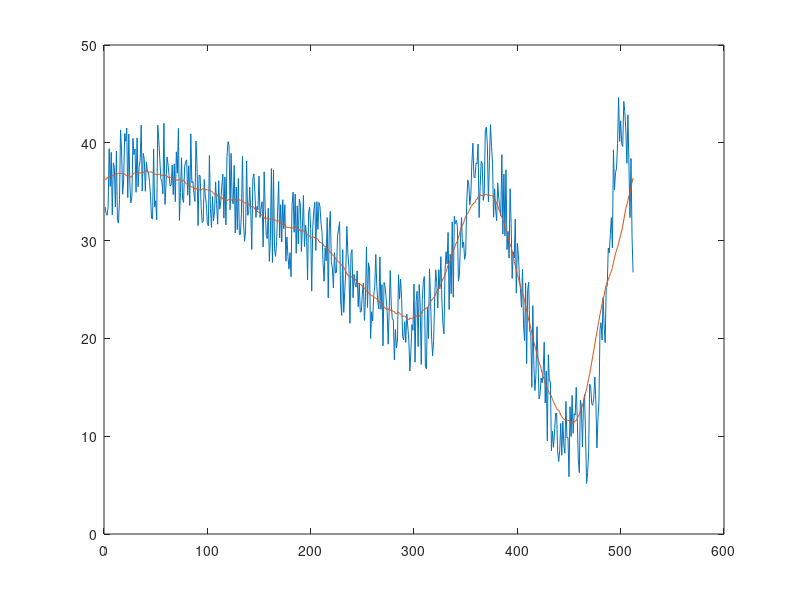

MATLAB code to generate this figure: (Note: this script raises an error after producing the figure.)
function peakFinderTest()
gauss = @(x, a, b, c)( a*exp(-c.*(x-b).^2));


x = 1:512;

going2 = true;


    f = figure;
    a = axes;
    
while going2
    y = gauss(1:512, 20+rand*20, rand*512, 1/(100 + 200*rand)^2) + gauss(1:512, 20+rand*20, rand*512, 1/(10 + 20*rand)^2) + gauss(1:512, 20+rand*20, rand*512, 1/(40 + 0*rand)^2) + 10*rand([1, 512]);
    hold off
    plot(a, x, y)
    hold on
    % plot(a, diff(y))
    % plot(a, y(1:2:end) + y(2:2:end))
    % plot(a, y(1:4:end) + y(2:4:end) + y(3:4:end) + y(4:4:end))

%     std(y)

    % bins  = length(y);
    ii = 1;
    div = 1;

    going = true;
    
    y2 = y;
    
    std1 = std(y - movmean(y, length(y)/2));

%     while going
%     %     x2 = linspace(1, length(y), length(y)/div) %histcounts(x, length(y)/div)/div
%     %     y2 = histcounts(y, length(y)/div);
% 
%     %     y2 = discretize(y, linspace(1, length(y), length(y)/div + 1))
%         y2 = .5*y2 + movmean(y, div);
% 
%         [pks{ii}, locs{ii}, wids{ii}] = findpeaks(y2, x, 'MinPeakWidth', 5, 'MinPeakProminence', std1, 'SortStr', 'ascend','Annotate','extents','WidthReference','halfheight'); % 
% 
%     plot(x, y2);
%         hold on
%         plot(a, locs{ii},pks{ii},'o','MarkerSize',ii*4)
%     pause(1);
% 
%         length(pks{ii});
% 
%         going = (length(pks{ii}) > 1 || ii < 8) && ~isempty(pks{ii});
%     %     going = ii < 5;
% 
%         ii = ii + 1;
% 
%     %     bins = bins/2
%         div = div*2;
%     end

    plot(x, movmean(y, round(length(y)/10)));
    pause(.1);
    
    pks = []
    
    prom = std1*3
    
    while isempty(pks)
        [pks, locs, wids] = findpeaks(movmean([min(y) y min(y)], round(length(y)/10)), [0 x max(x)+1], 'MinPeakWidth', 3, 'MinPeakProminence', prom, 'SortStr', 'descend')
        prom = prom*.5
    end
    
    [X, ~] = myMeanAdvanced(y', x', 0);
    
    plot([X,X], [min(y)-5, max(y)+5]);
    
%     locs = locs(1) - 1;
%     X = locs(1);
%     
%     plot([X,X], [min(y)-5, max(y)+5]);
%     
%     rx = round(abs(x(end) - x(1))/20)
%     [~, m] = max(y);
%     
%     smally = (x > x(m) - rx & x < x(m) + rx)
%     [~, sm] = max(movmean(y(smally),rx));
%     sx = x(smally);
%     X = sx(sm);
%     
%     
%     plot([X,X], [min(y)-5, max(y)+5]);
    
%     ft = fittype('a*exp(-((x-b)^2)/c)');
%     
%     cf = fit(x', y', ft, 'StartPoint', [pks(1), locs(1), wids(1)], 'Lower', [0, min(x), 0], 'Upper', [2*(max(y) - min(y)), max(x), Inf]);
%     
%     vals = coeffvalues(cf)
%     
%     plot(x, y2);
%     plot(cf);
%     if isempty(locs{ii-1})
%         X = locs{ii-2}(1);
%     else
%         X = locs{ii-1};
%     end
%     X = vals(2);
%     
%     plot([X,X], [min(y)-5, max(y)+5]);
            
    pause(1);
end
end



    function [x, y] = myMean(data, X, Y)
        % Note that this will yield an error if data is all zero. This is purposeful.
        % New Method
        dim = size(data);
        
        data = data ~= 0;
    
        data = imdilate(data, strel('diamond', 2));

        [labels, ~] = bwlabel(data, 8);
        measurements = regionprops(labels, 'Area', 'Centroid');
        areas = [measurements.Area];
        [~, indexes] = sort(areas, 'descend');

        centroid = measurements(indexes(1)).Centroid;
        
        if sum(dim == 1) == 1
            x = linInterp(1, X(1), dim(1), X(dim(1)), max(centroid));
            y = 0;
        else
            x = linInterp(1, X(1), dim(2), X(dim(2)), centroid(1));
            y = linInterp(1, Y(1), dim(1), Y(dim(1)), centroid(2));
        end
    
        % Old Method
        % Calculates the centroid.
%         total = sum(sum(data));
%         dim = size(data);
%         x = sum(data*((X((length(X)-dim(2)+1):end))'))/total;
%         y = sum((Y((length(Y)-dim(1)+1):end))*data)/total;
    end
    function [x, y] = myMeanAdvanced(final, X, Y)
        m = min(min(final)); M = max(max(final));
        if m ~= M
            data = (final - m)/(M - m);

            list = .5:.05:.95;

            X0 = []; % zeros(1, length(list));
            Y0 = []; % zeros(1, length(list));

%             i = 1;

            for threshold = list
                try
                    [a, b] = myMean(data.*(data > threshold), X, Y);
                    
                    X0 = [X0 a];
                    Y0 = [Y0 b];
                    
%                     i = i+1;
                catch err
                    display(err.message);
                end
            end
            
            if isempty(X0) || isempty(Y0)
                try
                    [x, y] = myMean(data.*(data == 1), X, Y);
                catch err
                    display(err.message);
                    
                    x = mean(X);
                    y = mean(Y);
                end
            else
                dim = size(data);
                if sum(dim == 1) == 1
                    while std(X0) > abs(X(1) - X(2))
                        D = ((X0 - mean(X0)).^2);

                        [~, idx] = max(D);

                        X0(idx) = [];

%                         display('      outlier removed');
                    end
                else
                    while std(X0) > abs(X(1) - X(2)) || std(Y0) > abs(Y(1) - Y(2))
                        D = ((X0 - mean(X0)).^2) + ((Y0 - mean(Y0)).^2);

                        [~, idx] = max(D);

                        X0(idx) = [];
                        Y0(idx) = [];

                        display('      outlier removed');
                    end
                end

                x = mean(X0);
                y = mean(Y0);
            end
        else
            x = mean(X);
            y = mean(Y);
        end
    end
    function y = linInterp(x1, y1, x2, y2, x)    % Perhaps make it a spline in the future...
        if x1 < x2
            y = ((y2 - y1)/(x2 - x1))*(x - x1) + y1;
        elseif x1 > x2
            y = ((y1 - y2)/(x1 - x2))*(x - x2) + y2;
        else
            y = (y1 + y2)/2;
        end
    end
